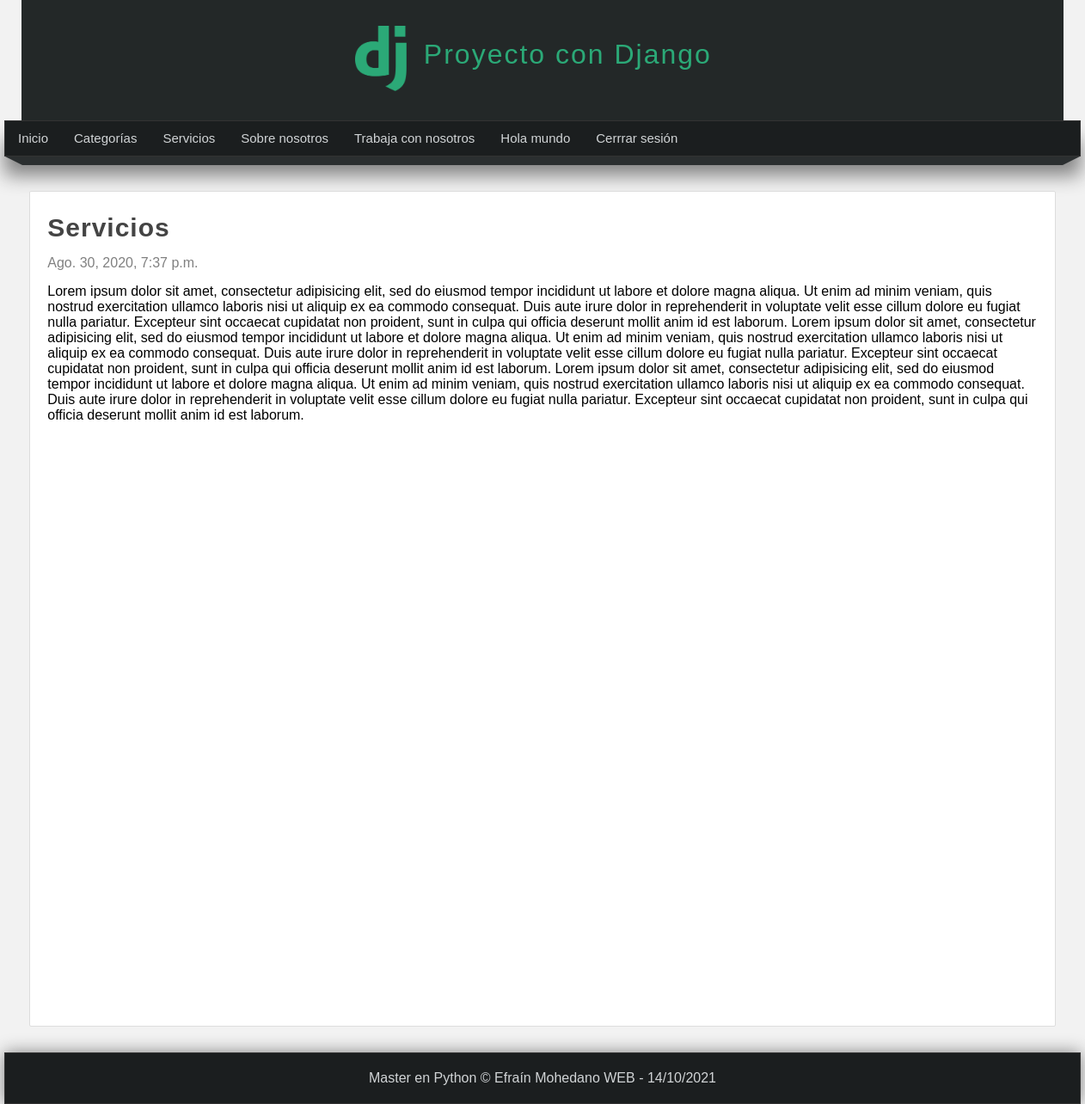
The page /pagina/servicios (signed in) on the database its author committed.
### pages/models.py (models this page shows, shortened)
class Page(models.Model):
    title = models.CharField(max_length=50, verbose_name="Título")
    content = RichTextField(verbose_name="Contenido")
    slug = models.CharField(unique=True, max_length=150, verbose_name="URL amigable")
    order = models.IntegerField(default=0, verbose_name="Orden")
    visible = models.BooleanField(verbose_name="¿Visible?")
    created_at = models.DateTimeField(auto_now_add=True, verbose_name="Creado el")
    update_at = models.DateTimeField(auto_now=True, verbose_name="Actualizado el")
    class Meta:
        verbose_name = "Página"
        verbose_name_plural = "Páginas"

### pages/views.py (the view)
# urls.py: path('pagina/<str:slug>', views.page, name="page"),
@login_required(login_url="login")
def page(request, slug):
    page = Page.objects.get(slug=slug)
    return render(request, "pages/page.html",{
        "page": page
    })

### blog/processor.py (called while the page is built)
def get_categories(request):
    categories_in_use = Article.objects.filter(public=True).values_list('categories', flat=True)
    categories = Category.objects.filter(id__in=categories_in_use).values_list('id', 'name')
    return {
        'categories': categories,
        'ids': categories_in_use
    }

### pages/context_processors.py (called while the page is built)
def get_pages(request):
    pages = Page.objects.filter(visible=True).order_by('order').values_list('id', 'title', 'slug')
    return {
        'pages': pages
    }

### pages/templates/pages/page.html (shortened to what this page needs)
{% extends 'layouts/layout.html' %}
{% block content %}
    <h1 class="title">{{page.title}}</h1>
    <span class="date">{{page.created_at}}</span>
    <p class="content">
        {{page.content|safe}}
    </p>
{% endblock %}

### mainapp/templates/layouts/layout.html (shortened to what this page needs)
<!DOCTYPE html>
<html lang="es">
<head>
    {% load static %}
    <link rel="stylesheet" type="text/css" href="{% static 'css/styles.css' %}">
</head>
<body>
    <header>
        <div id="logotipo">
            <img src="{% static 'imagenes/logo.png' %}" alt="">
            <h1>Proyecto con Django </h1>
        </div>
    </header>
    <nav>
        <ul>
            <li>
                <a href="{% url 'index' %}">Inicio</a>
            </li>
            {% if user.email %}
                <li>
                    <a href="{% url 'list_articles' %}">Categorías</a>
                </li>
                {% for page in pages %}
                    <li>
                        <a href="{% url 'page' page.2 %}">{{page.1}}</a>
                    </li>
                {% endfor %}
                <li>
                    <a href="{% url 'logout' %}">Cerrrar sesión</a>
                </li>
            {% endif %}
        </ul>
    </nav>
    <div class="barra">
        <span class="esquina-izquierda"></span>
        <span class="relleno-barra"></span>
        <span class="esquina-derecha"></span>
    </div>
    <div id="content">
        <div class="box">
            {% block content %}{% endblock %}
        </div>
    </div>
    <footer>
        Master en Python &copy; Efraín Mohedano WEB - {% now "d/m/Y"%}
    </footer>
</body>
</html>

### mainapp/static/css/styles.css (style rules this page uses)
* { margin: 0px; padding: 0px; font-family: sans-serif, Arial, Helvetica; text-decoration: none; }
.box p, .box h2, .box h3, .box ul { margin-top: 5px; margin-bottom: 5px; }
body { background-color: #F2F2F2; }
header { width: 1212px; height: 140px; background-color: #232828; margin: 0px auto; }
#logotipo { width: 36%; height: 130px; margin: 0px auto; padding-top: 10px; }
#logotipo img { display: block; width: 60px; float: left; margin-top: 20px; }
#logotipo h1 { display: block; float: left; margin-top: 35px; margin-left: 20px; letter-spacing: 2px; font-weight: lighter; color: #2ba977; }
nav { width: 1250px; height: 40px; background-color: #1B1E1F; border: 1px solid #333333; margin: 0 auto; box-shadow: 0px 22px 22px gray; font-size: 15px; }
nav > ul { list-style: none; text-decoration: none; }
nav > ul > li { line-height: 40px; float: left; }
nav > ul > li > a { display: block; padding-left: 15px; padding-right: 15px; color: #d1d4d6; }
.barra { width: 1250px; margin: 0 auto; }
.esquina-izquierda { display: block; border-left: 20px solid transparent; border-top: 10px solid #2B2F30; float: left; }
.esquina-derecha { display: block; border-right: 20px solid transparent; border-top: 10px solid #2B2F30; float: right; }
.relleno-barra { display: block; width: 1210px; background: #2B2F30; height: 10px; float: left; }
#content { width: 1212px; min-height: 930px; margin: 0 auto; margin-bottom: 30px; margin-top: 40px; }
.box { background: white; width: 95%; min-height: 930px; padding: 20px; border: 1px solid #ddd; border-radius: 2px; margin: 0 auto; }
.title { color: #444; letter-spacing: 1px; font-size: 30px; margin-bottom: 10px; margin-top: 5px; }
.date { display: block; margin-top: 15px; margin-bottom: 15px; color: gray; }
.content { line-height: 25px;; }
footer { width: 1250px; background-color: #1B1E1F; border: 1px solid #333; color: #d1d4d6; text-align: center; margin: 0 auto; padding-top: 20px; padding-bottom: 20px; box-shadow: 0px 0px 20px gray; }

### rows shown on the page
Page: title "Servicios", created_at "Ago. 30, 2020, 7:37 p.m.", content "Lorem ipsum dolor sit amet, consectetur adipisicing elit, sed do eiusmod tempor incididunt ut labore et dolore magna aliqua. Ut enim ad minim veniam, quis nostrud exercitation ullamco laboris nisi ut aliquip ex ea commodo consequat. Duis aute irure dolor in reprehenderit in voluptate velit esse cillum dolore eu fugiat nulla pariatur. Excepteur sint occaecat cupidatat non proident, sunt in culpa qui officia deserunt mollit anim id est laborum. Lorem ipsum dolor sit amet, consectetur adipisicing elit, sed do eiusmod tempor incididunt ut labore et dolore magna aliqua. Ut enim ad minim veniam, quis nostrud exercitation ullamco laboris nisi ut aliquip ex ea commodo consequat. Duis aute irure…"
Page: title "Sobre nosotros"
Page: title "Trabaja con nosotros"
Page: title "Hola mundo"
